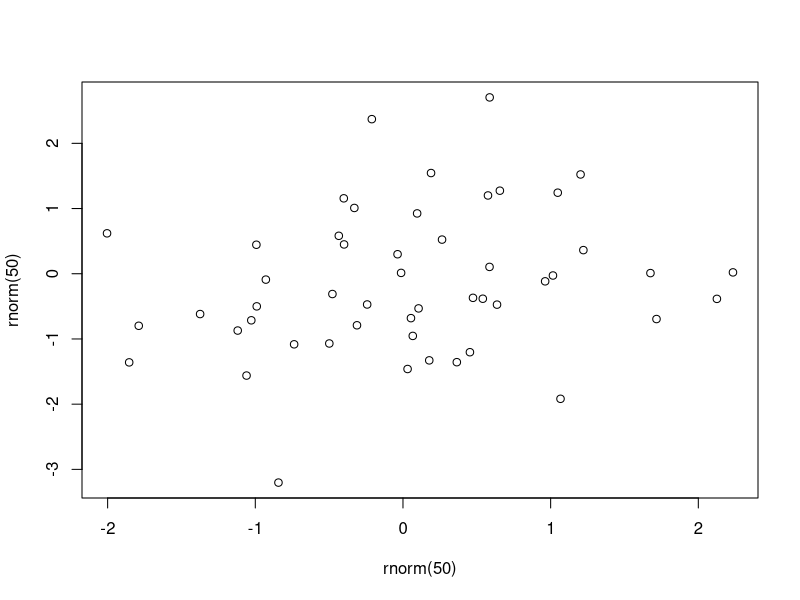

The R source for this figure:
## ---- chunk 1
knitr::opts_chunk$set(echo = TRUE)
## ---- chunk 2
cat("Ausgeführt, nichts angezeigt")
## ---- chunk 3
cat("Ausgeführt, Output angezeigt")
## ---- chunk 4
cat("Ausgeführt, alles angezeigt")
## ---- chunk 5
plot(rnorm(50), rnorm(50))
## ---- chunk 6
# Read CSV data, "../../" to look two levels upwards
table <- read.csv("tables/_template-table.csv")
knitr::kable(table, caption = "Mit Optionen")
